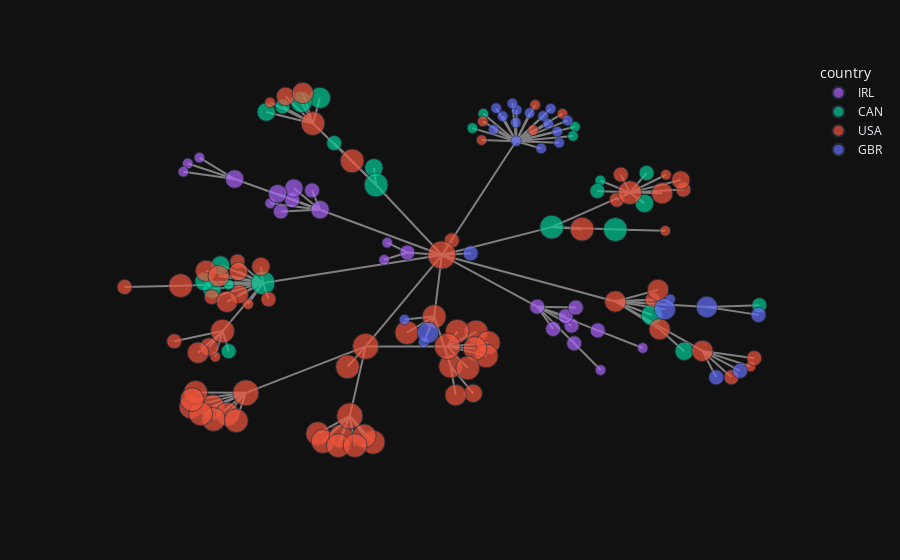

The notebook cell saved with this chart:
### Markdown cell above
Use this to make a few plots of the graph and verify that:

* The reporting structure makes sense
* The job titles are distributed as you'd expect
* The locations make sense

**Note: plotting `with_edges=True` is quite expensive, try toggling it off if you find it bothersome**

### Code cell
from functools import partial

layout = (
    nx.spring_layout
)  # partial(nx.spring_layout,k=0.1, iterations=20) # or customize how the layout is generated
px_plot_nx(
    G,
    color="country",
    layout=layout,
    with_edges=True,
    hover_name="name",
    size="rank",
    template="plotly_dark",
)  # ,text="label")
